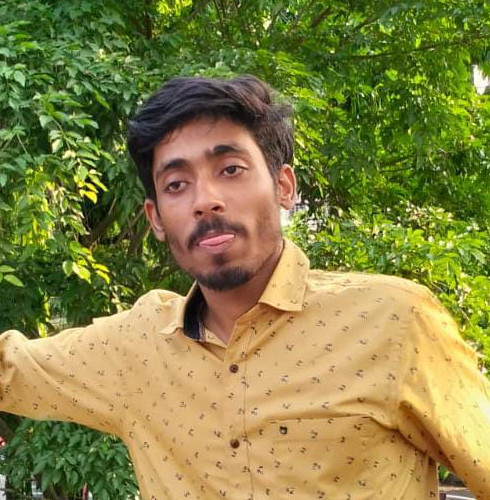
#> input picture images/baroon.jpeg, 490 x 500 px
$ python ROI.py
#> lines starting #> are read from the running program, lines starting #| are printed output that depends on the picture; after the words box and inside, x2 and y2 are one past the last pixel; in counts of white or black regions, pixels touching at a corner belong together
import numpy as np
import cv2 as cv

baroon = cv.imread("images/baroon.jpeg")
#> baroon is the input picture: shape (500, 490, 3); mean B, G, R 69.3, 130.6, 134.9

face = baroon[157:258, 147:207]
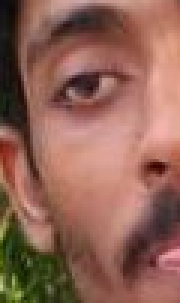
#> face: shape (101, 60, 3) (shown 3 times larger); mean B, G, R 85.6, 99.4, 144.6

baroon[257:358, 247:307] = face
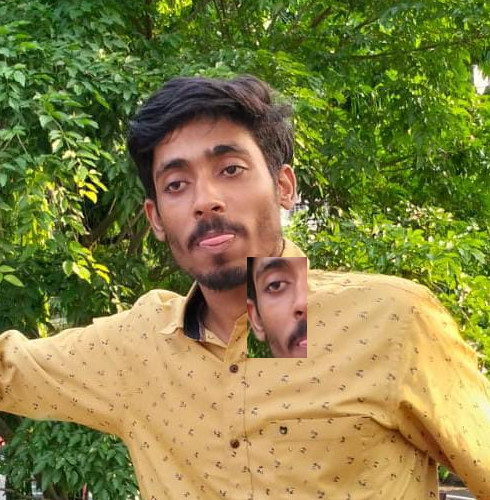
#> baroon: shape (500, 490, 3); 2.47% of pixels changed, all inside (x1, y1, x2, y2) = (247, 257, 307, 358)
cv.imshow("barron", baroon)

cv.waitKey(0)

$ run again, with images/bimal.jpeg copied over images/baroon.jpeg
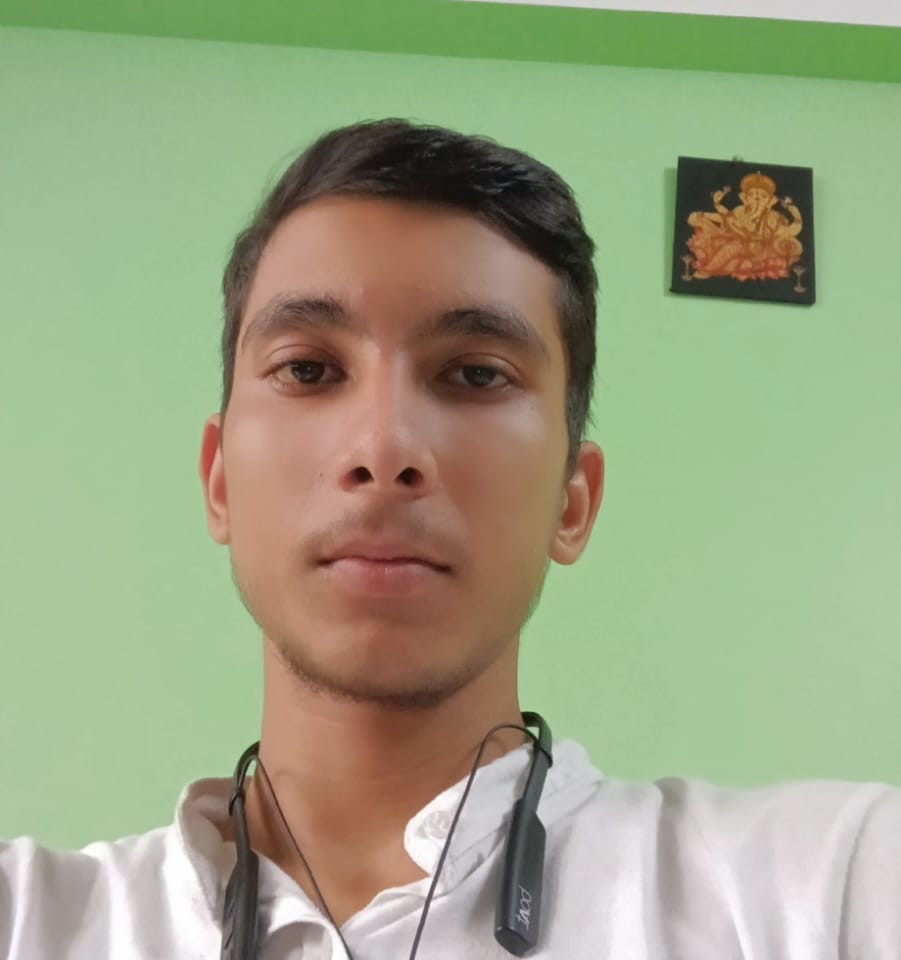
#> input picture images/bimal.jpeg, 901 x 960 px
#> baroon is the input picture: shape (960, 901, 3); mean B, G, R 132.5, 164.2, 155.8
#> `face = baroon[157:258, 147:207]`:
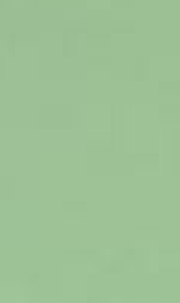
#> face: shape (101, 60, 3) (shown 3 times larger); mean B, G, R 149.5, 193, 157
#> `baroon[257:358, 247:307] = face`:
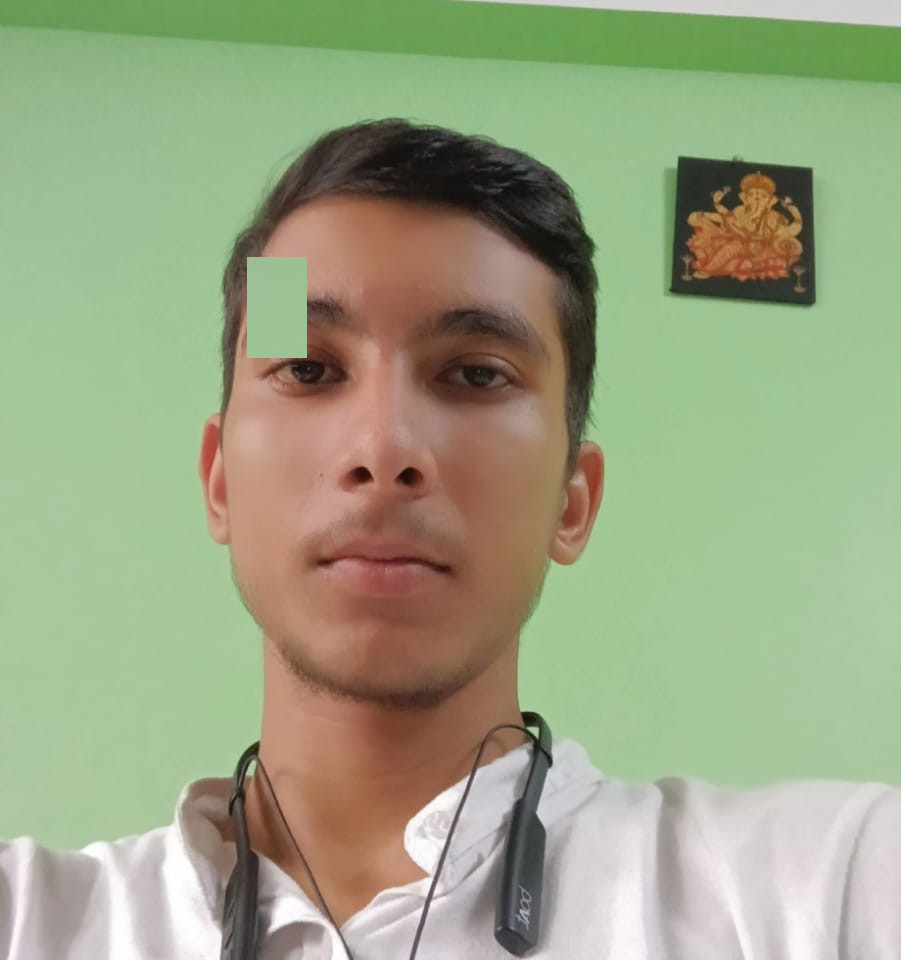
#> baroon: shape (960, 901, 3); 0.7% of pixels changed, all inside (x1, y1, x2, y2) = (247, 257, 307, 358)

$ run again, with images/sourav.jpeg copied over images/baroon.jpeg
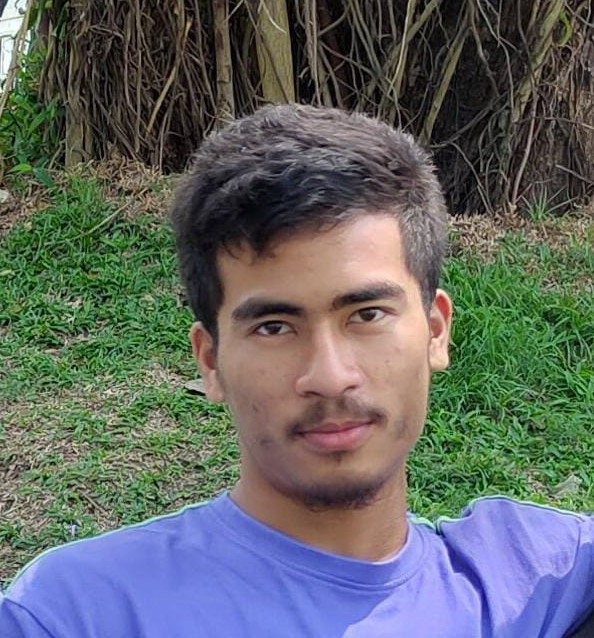
#> input picture images/sourav.jpeg, 594 x 638 px
#> baroon is the input picture: shape (638, 594, 3); mean B, G, R 101.5, 102.5, 97.9
#> `face = baroon[157:258, 147:207]`:
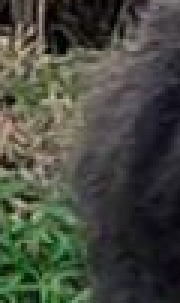
#> face: shape (101, 60, 3) (shown 3 times larger); mean B, G, R 63.6, 73.7, 70.6
#> `baroon[257:358, 247:307] = face`:
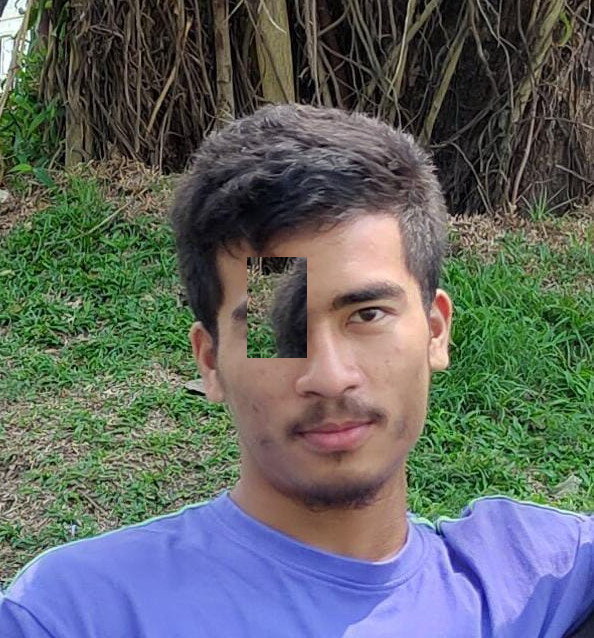
#> baroon: shape (638, 594, 3); 1.6% of pixels changed, all inside (x1, y1, x2, y2) = (247, 257, 307, 358)

$ run again, with images/upokul.jpeg copied over images/baroon.jpeg
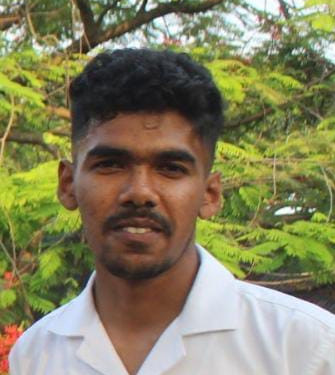
#> input picture images/upokul.jpeg, 335 x 375 px
#> baroon is the input picture: shape (375, 335, 3); mean B, G, R 95.5, 129.6, 132.8
#> `face = baroon[157:258, 147:207]`:
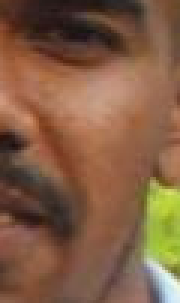
#> face: shape (101, 60, 3) (shown 3 times larger); mean B, G, R 67.9, 93.4, 129.6
#> `baroon[257:358, 247:307] = face`:
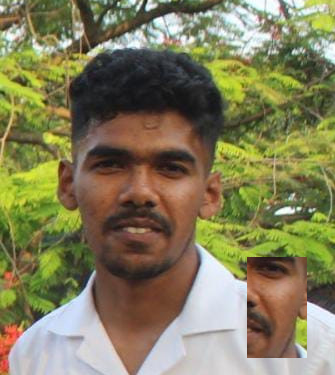
#> baroon: shape (375, 335, 3); 4.82% of pixels changed, all inside (x1, y1, x2, y2) = (247, 257, 307, 358)
